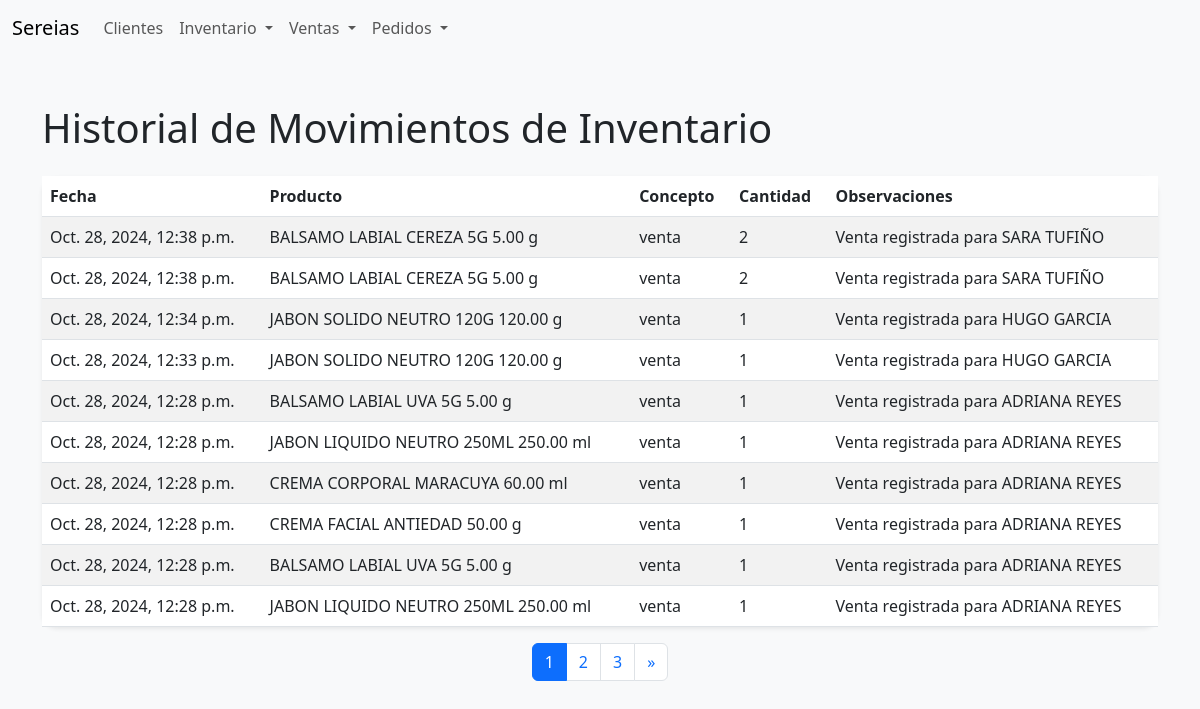
Screenshot of /inventario/historial/ with the database file from the repository.
### inventory/models.py (models this page shows, shortened)
class MovimientoInventario(models.Model):
    CONCEPTOS = [
        ('entrada', 'Entrada'),
        ('salida', 'Salida'),
        ('cantidad_inicial', 'Cantidad Inicial'),
        ('venta', 'Venta'),
        ('devolución', 'Devolución'),
        ('ajuste', 'Ajuste'),
        ('otro', 'Otro'),
    ]
    producto = models.ForeignKey(Producto, on_delete=models.CASCADE)
    concepto = models.CharField(max_length=20, choices=CONCEPTOS)
    cantidad = models.PositiveIntegerField()
    fecha = models.DateTimeField(auto_now_add=True)
    observaciones = models.TextField(null=True, blank=True)

class Producto(models.Model):
    UNIDADES = [
        ('g', 'Gramos'),
        ('ml', 'Mililitros'),
        ('unidad', 'Unidades'),
    ]
    CATEGORIAS = [
        ('Jabón Líquido', 'Jabón Líquido'),
        ('Jabón Sólido', 'Jabón Sólido'),
        ('Exfoliante', 'Exfoliante'),
        ('Body Lotion', 'Body Lotion'),
        ('Chapstick', 'Chapstick'),
        ('Crema Facial', 'Crema Facial'),
        ('Manteca Corporal', 'Manteca Corporal'),
        ('Toallas', 'Toallas'),
        ('Especiarías', 'Especiarías'),
        ('Suculentas', 'Suculentas'),
        ('Velas', 'Velas'),
        ('Hinode-Otros', 'Hinode-Otros'),
    ]
    codigo = models.CharField(max_length=20, unique=True)
    categoria = models.CharField(max_length=50, choices=CATEGORIAS)
    nombre = models.CharField(max_length=100)
    presentacion = models.DecimalField(max_digits=10, decimal_places=2)
    unidad = models.CharField(max_length=10, choices=UNIDADES)
    cantidad = models.PositiveIntegerField()
    costo_unitario = models.DecimalField(max_digits=10, decimal_places=2)
    total_costo = models.DecimalField(max_digits=10, decimal_places=2, editable=False)
    precio_unitario = models.DecimalField(max_digits=10, decimal_places=2)
    total_precio = models.DecimalField(max_digits=10, decimal_places=2, editable=False)
    utilidad_operativa = models.DecimalField(max_digits=10, decimal_places=2, editable=False)
    utilidad_unitaria = models.DecimalField(max_digits=10, decimal_places=2, editable=False)
    rentabilidad = models.DecimalField(max_digits=5, decimal_places=2, editable=False)

### inventory/views.py (the view)
# urls.py: path('historial/', views.historial_movimientos, name='historial_movimientos'),
def historial_movimientos(request):
    movimientos_list = MovimientoInventario.objects.all().order_by('-fecha')
    paginator = Paginator(movimientos_list, 10)  # 10 registros por página
    page_number = request.GET.get('page')
    movimientos = paginator.get_page(page_number)
    return render(request, 'inventory/historial_movimientos.html', {'movimientos': movimientos})

### inventory/templates/inventory/historial_movimientos.html (shortened to what this page needs)
{% extends 'inventory/base.html' %}
{% block content %}
<h1 class="mb-4">Historial de Movimientos de Inventario</h1>
<table class="table table-striped shadow-sm rounded-border">
    <thead>
        <tr>
            <th>Fecha</th>
            <th>Producto</th>
            <th>Concepto</th>
            <th>Cantidad</th>
            <th>Observaciones</th>
        </tr>
    </thead>
    <tbody>
        {% for movimiento in movimientos %}
        <tr>
            <td>{{ movimiento.fecha }}</td>
            <td>{{ movimiento.producto.nombre }} {{movimiento.producto.presentacion}} {{movimiento.producto.unidad}}</td>
            <td>{{ movimiento.concepto }}</td>
            <td>{{ movimiento.cantidad }}</td>
            <td>{{ movimiento.observaciones }}</td>
        </tr>
        {% empty %}
        <tr>
            <td colspan="5" class="text-center">No hay movimientos registrados.</td>
        </tr>
        {% endfor %}
    </tbody>
</table>
{% if movimientos.has_other_pages %}
<nav aria-label="Page navigation">
  <ul class="pagination justify-content-center">
    {% for num in movimientos.paginator.page_range %}
      {% if movimientos.number == num %}
        <li class="page-item active"><a class="page-link">{{ num }}</a></li>
      {% elif num > movimientos.number|add:'-3' and num < movimientos.number|add:'3' %}
        <li class="page-item"><a class="page-link" href="?page={{ num }}">{{ num }}</a></li>
      {% endif %}
    {% endfor %}
    {% if movimientos.has_next %}
    <li class="page-item">
      <a class="page-link" href="?page={{ movimientos.next_page_number }}" aria-label="Next">
        <span aria-hidden="true">&raquo;</span>
      </a>
    </li>
    {% endif %}
  </ul>
</nav>
{% endif %}
{% endblock %}

### inventory/templates/inventory/base.html (style rules this page uses)
body { background-color: #f8f9fa; }
.rounded-border { border-radius: 15px; }
.shadow-sm { box-shadow: 0 4px 8px rgba(0, 0, 0, 0.1); }

### rows the page displays
MovimientoInventario: fecha "Oct. 28, 2024, 12:38 p.m.", producto.nombre "BALSAMO LABIAL CEREZA 5G", producto.presentacion "5.00", producto.unidad "g", concepto "venta", cantidad "2", observaciones "Venta registrada para SARA TUFIÑO"
MovimientoInventario: fecha "Oct. 28, 2024, 12:38 p.m.", producto.nombre "BALSAMO LABIAL CEREZA 5G", producto.presentacion "5.00", producto.unidad "g", concepto "venta", cantidad "2", observaciones "Venta registrada para SARA TUFIÑO"
MovimientoInventario: fecha "Oct. 28, 2024, 12:34 p.m.", producto.nombre "JABON SOLIDO NEUTRO 120G", producto.presentacion "120.00", producto.unidad "g", concepto "venta", cantidad "1", observaciones "Venta registrada para HUGO GARCIA"
MovimientoInventario: fecha "Oct. 28, 2024, 12:33 p.m.", producto.nombre "JABON SOLIDO NEUTRO 120G", producto.presentacion "120.00", producto.unidad "g", concepto "venta", cantidad "1", observaciones "Venta registrada para HUGO GARCIA"
MovimientoInventario: fecha "Oct. 28, 2024, 12:28 p.m.", producto.nombre "BALSAMO LABIAL UVA 5G", producto.presentacion "5.00", producto.unidad "g", concepto "venta", cantidad "1", observaciones "Venta registrada para ADRIANA REYES"
MovimientoInventario: fecha "Oct. 28, 2024, 12:28 p.m.", producto.nombre "JABON LIQUIDO NEUTRO 250ML", producto.presentacion "250.00", producto.unidad "ml", concepto "venta", cantidad "1", observaciones "Venta registrada para ADRIANA REYES"
MovimientoInventario: fecha "Oct. 28, 2024, 12:28 p.m.", producto.nombre "CREMA CORPORAL MARACUYA", producto.presentacion "60.00", producto.unidad "ml", concepto "venta", cantidad "1", observaciones "Venta registrada para ADRIANA REYES"
MovimientoInventario: fecha "Oct. 28, 2024, 12:28 p.m.", producto.nombre "CREMA FACIAL ANTIEDAD", producto.presentacion "50.00", producto.unidad "g", concepto "venta", cantidad "1", observaciones "Venta registrada para ADRIANA REYES"
MovimientoInventario: fecha "Oct. 28, 2024, 12:28 p.m.", producto.nombre "BALSAMO LABIAL UVA 5G", producto.presentacion "5.00", producto.unidad "g", concepto "venta", cantidad "1", observaciones "Venta registrada para ADRIANA REYES"
MovimientoInventario: fecha "Oct. 28, 2024, 12:28 p.m.", producto.nombre "JABON LIQUIDO NEUTRO 250ML", producto.presentacion "250.00", producto.unidad "ml", concepto "venta", cantidad "1", observaciones "Venta registrada para ADRIANA REYES"

### other values shown
{{ num }} "1"
{{ num }} "2" "3"
